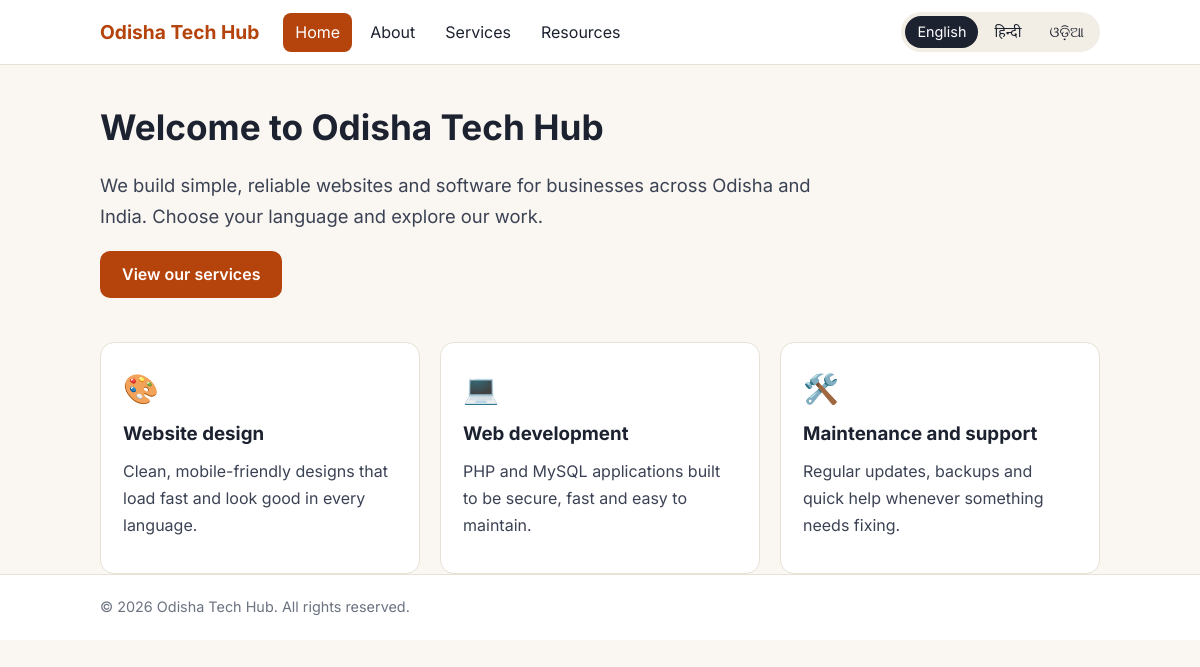
The page / on the database its author committed.
### tables this page shows
CREATE TABLE languages (
  code        VARCHAR(5)   NOT NULL,
  name        VARCHAR(50)  NOT NULL,
  native_name VARCHAR(50)  NOT NULL,
  is_active   TINYINT(1)   NOT NULL DEFAULT 1,
  sort_order  INT          NOT NULL DEFAULT 0,
  PRIMARY KEY (code)
);

CREATE TABLE services (
  id         INT         NOT NULL AUTO_INCREMENT,
  icon       VARCHAR(10) NOT NULL DEFAULT '',
  sort_order INT         NOT NULL DEFAULT 0,
  is_active  TINYINT(1)  NOT NULL DEFAULT 1,
  PRIMARY KEY (id)
);

### includes/i18n.php (called while the page is built, shortened)
<?php
function active_languages(): array
{
    static $langs = null;
    if ($langs === null) {
        $rows  = db()->query(
            "SELECT code, name, native_name FROM languages WHERE is_active = 1 ORDER BY sort_order"
        )->fetchAll();
        $langs = [];
        foreach ($rows as $r) {
            $langs[$r['code']] = $r;
        }
    }
    return $langs;
}
function is_valid_lang(?string $code): bool
{
    return $code !== null && isset(active_languages()[$code]);
}
function detect_browser_lang(): ?string
{
    $header = $_SERVER['HTTP_ACCEPT_LANGUAGE'] ?? '';
    foreach (explode(',', $header) as $part) {
        $code = strtolower(substr(trim(explode(';', $part)[0]), 0, 2));
        if (is_valid_lang($code)) {
            return $code;
        }
    }
    return null;
}
function init_language(): string
{
    $browser = detect_browser_lang();
    if ($browser !== null) {
        return $browser;
    }
    return is_valid_lang(DEFAULT_LANG) ? DEFAULT_LANG : (string) array_key_first(active_languages());
}
function current_lang(): string
{
    return $GLOBALS['CURRENT_LANG'];
}
function lang_url(string $code): string
{
    $path  = parse_url($_SERVER['REQUEST_URI'], PHP_URL_PATH) ?: '/';
    $query = $_GET;
    $query['lang'] = $code;
    return $path . '?' . http_build_query($query);
}
function ui_strings(): array
{
    static $strings = null;
    if ($strings === null) {
        $lang = current_lang();
        $stmt = db()->prepare("SELECT t_key, t_value FROM ui_translations WHERE lang_code = ?");
        $stmt->execute([DEFAULT_LANG]);
        $strings = array_column($stmt->fetchAll(), 't_value', 't_key');
    }
    return $strings;
}
function h(?string $value): string
{
    return htmlspecialchars((string) $value, ENT_QUOTES | ENT_SUBSTITUTE, 'UTF-8');
}
function t(string $key): string
{
    $strings = ui_strings();
    return h($strings[$key] ?? $key);
}
function get_page(string $slug): ?array
{
    $sql = "SELECT p.slug,
                   COALESCE(t.title, f.title)                     AS title,
                   COALESCE(t.meta_description, f.meta_description) AS meta_description,
                   COALESCE(t.body, f.body)                       AS body
            FROM pages p
            LEFT JOIN page_translations t ON t.page_id = p.id AND t.lang_code = :lang
            LEFT JOIN page_translations f ON f.page_id = p.id AND f.lang_code = :fallback
            WHERE p.slug = :slug";
    $stmt = db()->prepare($sql);
    $stmt->execute([':lang' => current_lang(), ':fallback' => DEFAULT_LANG, ':slug' => $slug]);
    return $stmt->fetch() ?: null;
}
function get_services(): array
{
    $sql = "SELECT s.id, s.icon,
                   COALESCE(t.title, f.title)             AS title,
                   COALESCE(t.description, f.description) AS description
            FROM services s
            LEFT JOIN service_translations t ON t.service_id = s.id AND t.lang_code = :lang
            LEFT JOIN service_translations f ON f.service_id = s.id AND f.lang_code = :fallback
            WHERE s.is_active = 1
            ORDER BY s.sort_order";
    $stmt = db()->prepare($sql);
    $stmt->execute([':lang' => current_lang(), ':fallback' => DEFAULT_LANG]);
    return $stmt->fetchAll();
}

### includes/db.php (called while the page is built)
<?php
function db(): PDO
{
    static $pdo = null;
    if ($pdo === null) {
        $dsn = 'mysql:host=' . DB_HOST . ';dbname=' . DB_NAME . ';charset=utf8mb4';
        $pdo = new PDO($dsn, DB_USER, DB_PASS, [
            PDO::ATTR_ERRMODE            => PDO::ERRMODE_EXCEPTION,
            PDO::ATTR_DEFAULT_FETCH_MODE => PDO::FETCH_ASSOC,
            PDO::ATTR_EMULATE_PREPARES   => false,
        ]);
        $pdo->exec("SET NAMES utf8mb4 COLLATE utf8mb4_unicode_ci");
    }
    return $pdo;
}

### includes/bootstrap.php (called while the page is built, shortened)
<?php
require_once __DIR__ . '/db.php';
require_once __DIR__ . '/i18n.php';
$GLOBALS['CURRENT_LANG'] = init_language();

### index.php (the view, shortened to what this page needs)
<?php
require_once __DIR__ . '/includes/bootstrap.php';
$page = get_page('home');
$services = array_slice(get_services(), 0, 3);
require __DIR__ . '/includes/header.php';
?>
<section class="hero">
  <h1><?= h($page['title'] ?? '') ?></h1>
  <p class="lead"><?= h($page['body'] ?? '') ?></p>
  <a class="btn" href="services.php"><?= t('cta_home') ?></a>
</section>
<section class="grid">
  <?php foreach ($services as $s): ?>
    <article class="card">
      <div class="icon" aria-hidden="true"><?= h($s['icon']) ?></div>
      <h3><?= h($s['title']) ?></h3>
      <p><?= h($s['description']) ?></p>
    </article>
  <?php endforeach; ?>
</section>
<?php require __DIR__ . '/includes/footer.php'; ?>

### includes/header.php (shortened to what this page needs)
<?php
$lang        = current_lang();
$currentFile = basename($_SERVER['SCRIPT_NAME']);
$navItems    = [
    'index.php'     => 'nav_home',
    'about.php'     => 'nav_about',
    'services.php'  => 'nav_services',
    'resources.php' => 'nav_resources',
];
$activeFile = ($currentFile === 'article.php') ? 'resources.php' : $currentFile;
?>
<!DOCTYPE html>
<html lang="<?= h($lang) ?>">
<head>
  <title><?= h($pageTitle ?? '') ?> | <?= h(ui_strings()['site_name'] ?? 'Site') ?></title>
  <link rel="stylesheet" href="assets/style.css">
</head>
<body class="lang-<?= h($lang) ?>">
<header class="site-header">
  <div class="container header-inner">
    <a class="brand" href="index.php"><?= t('site_name') ?></a>
    <nav class="main-nav" aria-label="Main">
      <?php foreach ($navItems as $file => $key): ?>
        <a href="<?= h($file) ?>"<?= $file === $activeFile ? ' class="active" aria-current="page"' : '' ?>><?= t($key) ?></a>
      <?php endforeach; ?>
    </nav>
    <div class="lang-switch" role="group" aria-label="<?= t('language') ?>">
      <?php foreach (active_languages() as $code => $info): ?>
        <a href="<?= h(lang_url($code)) ?>"
           hreflang="<?= h($code) ?>" lang="<?= h($code) ?>"
           class="<?= $code === $lang ? 'current' : '' ?>"
           <?= $code === $lang ? 'aria-current="true"' : '' ?>><?= h($info['native_name']) ?></a>
      <?php endforeach; ?>
    </div>
  </div>
</header>
<main class="container">

### includes/footer.php
</main>
<footer class="site-footer">
  <div class="container">
    &copy; <?= date('Y') ?> <?= t('site_name') ?>. <?= t('footer_rights') ?>.
  </div>
</footer>
</body>
</html>

### assets/style.css (style rules this page uses)
:root { --bg: #faf7f2; --ink: #1d2230; --muted: #6b7280; --accent: #b4430c; --accent-dark: #8f3409; --card: #ffffff; --line: #e7e1d6; --ok-bg: #e8f5ec; --ok-ink: #1d6b3a; --err-bg: #fdecec; --err-ink: #a12626; }
* { box-sizing: border-box; }
html { scroll-behavior: smooth; }
body { margin: 0; background: var(--bg); color: var(--ink); font-family: 'Inter', 'Noto Sans Devanagari', 'Noto Sans Odia', system-ui, sans-serif; line-height: 1.7; }
.container { max-width: 1040px; margin: 0 auto; padding: 0 20px; }
.site-header { background: var(--card); border-bottom: 1px solid var(--line); position: sticky; top: 0; z-index: 10; }
.header-inner { display: flex; align-items: center; gap: 24px; flex-wrap: wrap; padding-top: 12px; padding-bottom: 12px; }
.brand { font-weight: 700; font-size: 1.2rem; color: var(--accent); text-decoration: none; }
.main-nav { display: flex; gap: 6px; flex-wrap: wrap; flex: 1; }
.main-nav a { color: var(--ink); text-decoration: none; padding: 6px 12px; border-radius: 8px; }
.main-nav a.active { background: var(--accent); color: #fff; }
.lang-switch { display: flex; gap: 4px; background: #f3eee5; padding: 4px; border-radius: 999px; }
.lang-switch a { text-decoration: none; color: var(--ink); padding: 4px 12px; border-radius: 999px; font-size: 0.9rem; }
.lang-switch a.current { background: var(--ink); color: #fff; }
main { padding-top: 32px; padding-bottom: 48px; min-height: 60vh; }
h1 { font-size: 2.2rem; line-height: 1.3; margin: 0 0 12px; }
h3 { margin: 8px 0; }
.lead { font-size: 1.15rem; color: #3b4254; max-width: 720px; }
.hero { padding: 40px 0 24px; }
.grid { display: grid; grid-template-columns: repeat(auto-fit, minmax(260px, 1fr)); gap: 20px; margin-top: 20px; }
.card { background: var(--card); border: 1px solid var(--line); border-radius: 14px; padding: 22px; }
.card h3 { margin-top: 4px; }
.card p { margin: 0 0 12px; color: #3b4254; }
.icon { font-size: 1.8rem; }
.btn { display: inline-block; background: var(--accent); color: #fff; padding: 10px 22px; border: 0; border-radius: 10px; text-decoration: none; font: inherit; font-weight: 600; cursor: pointer; }
.site-footer { border-top: 1px solid var(--line); padding: 20px 0; color: var(--muted); font-size: 0.9rem; background: var(--card); }

### rows shown on the page
languages: native_name "English"
languages: native_name "हिन्दी"
languages: native_name "ଓଡ଼ିଆ"
services: icon "🎨", title "Website design", description "Clean, mobile-friendly designs that load fast and look good in every language."
services: icon "💻", title "Web development", description "PHP and MySQL applications built to be secure, fast and easy to maintain."
services: icon "🛠️", title "Maintenance and support", description "Regular updates, backups and quick help whenever something needs fixing."

### other values the page prints
t('site_name') "Odisha Tech Hub"
t($key) "Home"
t($key) "About"
t($key) "Services"
t($key) "Resources"
$page['title'] "Welcome to Odisha Tech Hub"
$page['body'] "We build simple, reliable websites and software for businesses across Odisha and India. Choose your language and explore our work."
t('cta_home') "View our services"
t('footer_rights') "All rights reserved"
